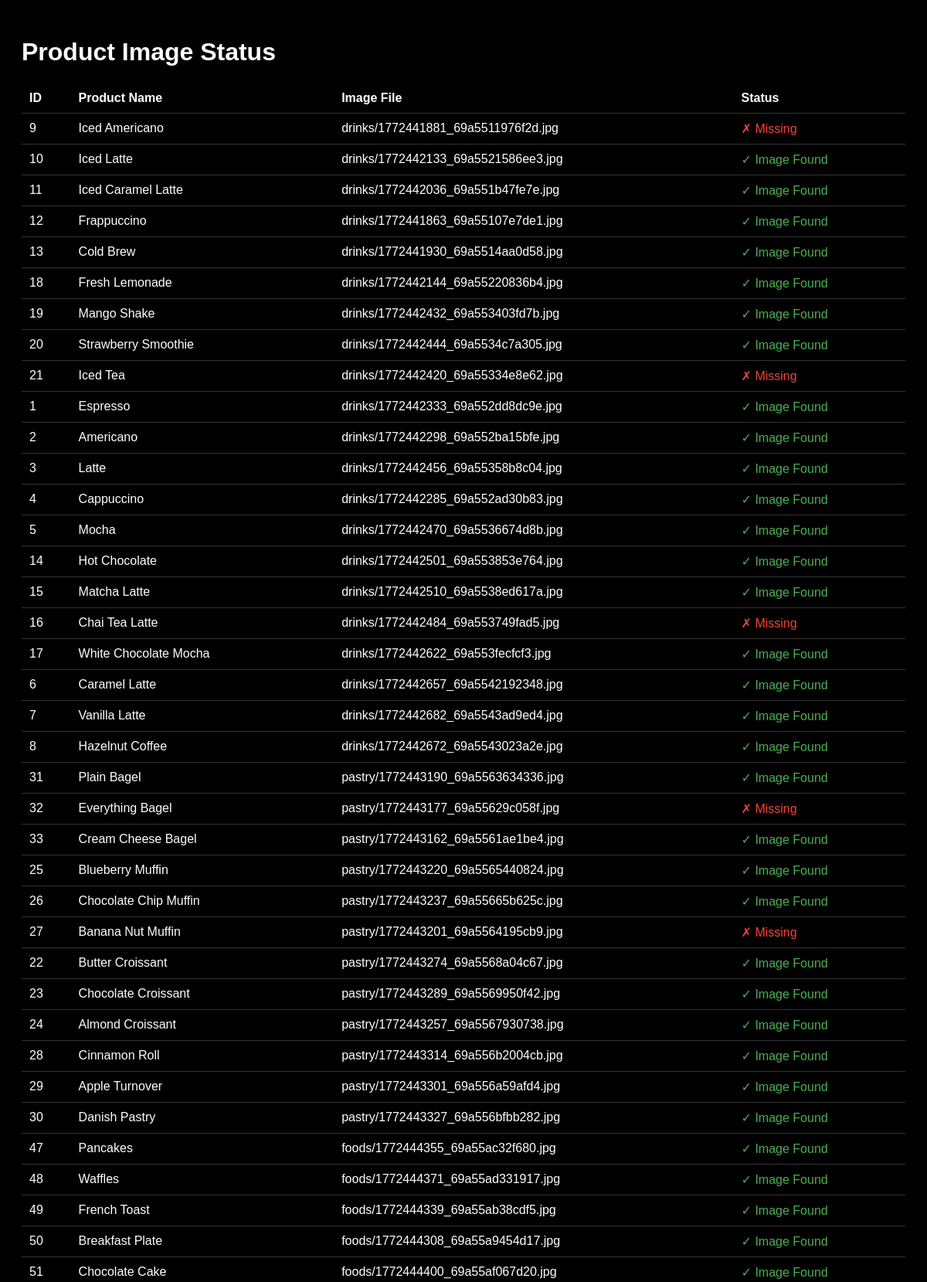
/check-images.php (upper part), run on the app's committed database.
### tables this page shows
CREATE TABLE `products` (
  `id` int(11) NOT NULL,
  `name` varchar(100) NOT NULL,
  `description` text DEFAULT NULL,
  `price` decimal(10,2) NOT NULL,
  `main_category` enum('drinks','pastry','foods') NOT NULL,
  `sub_category` varchar(50) DEFAULT NULL,
  `image` varchar(255) DEFAULT 'default-product.jpg',
  `stock` int(11) DEFAULT 0,
  `is_available` tinyint(1) DEFAULT 1,
  `created_at` timestamp NOT NULL DEFAULT current_timestamp(),
  `updated_at` timestamp NULL DEFAULT NULL ON UPDATE current_timestamp()
);

### check-images.php (the view, shortened to what this page needs)
<?php
require_once 'config.php';
$products = $conn->query("SELECT id, name, image FROM products ORDER BY main_category, sub_category");
?>
<!DOCTYPE html>
<html>
<head>
</head>
<body>
    <h1>Product Image Status</h1>
    <table>
        <tr>
            <th>ID</th>
            <th>Product Name</th>
            <th>Image File</th>
            <th>Status</th>
        </tr>
        <?php while($product = $products->fetch_assoc()):
            $image_path = "images/" . $product['image'];
            $exists = file_exists($image_path);
        ?>
        <tr>
            <td><?php echo $product['id']; ?></td>
            <td><?php echo $product['name']; ?></td>
            <td><?php echo $product['image']; ?></td>
            <td class="<?php echo $exists ? 'exists' : 'missing'; ?>">
                <?php echo $exists ? '✓ Image Found' : '✗ Missing'; ?>
            </td>
        </tr>
        <?php endwhile; ?>
    </table>
</body>
</html>

### check-images.php (style rules this page uses)
body { background: #000; color: white; font-family: Arial; padding: 20px; }
table { width: 100%; border-collapse: collapse; }
th, td { padding: 10px; text-align: left; border-bottom: 1px solid #333; }
.exists { color: #4CAF50; }
.missing { color: #f44336; }

### data on the page
products: id "9", name "Iced Americano", image "drinks/1772441881_69a5511976f2d.jpg", shows "✗ Missing"
products: id "10", name "Iced Latte", image "drinks/1772442133_69a5521586ee3.jpg", shows "✓ Image Found"
products: id "11", name "Iced Caramel Latte", image "drinks/1772442036_69a551b47fe7e.jpg", shows "✓ Image Found"
products: id "12", name "Frappuccino", image "drinks/1772441863_69a55107e7de1.jpg", shows "✓ Image Found"
products: id "13", name "Cold Brew", image "drinks/1772441930_69a5514aa0d58.jpg", shows "✓ Image Found"
products: id "18", name "Fresh Lemonade", image "drinks/1772442144_69a55220836b4.jpg", shows "✓ Image Found"
products: id "19", name "Mango Shake", image "drinks/1772442432_69a553403fd7b.jpg", shows "✓ Image Found"
products: id "20", name "Strawberry Smoothie", image "drinks/1772442444_69a5534c7a305.jpg", shows "✓ Image Found"
products: id "21", name "Iced Tea", image "drinks/1772442420_69a55334e8e62.jpg", shows "✗ Missing"
products: id "1", name "Espresso", image "drinks/1772442333_69a552dd8dc9e.jpg", shows "✓ Image Found"
products: id "2", name "Americano", image "drinks/1772442298_69a552ba15bfe.jpg", shows "✓ Image Found"
products: id "3", name "Latte", image "drinks/1772442456_69a55358b8c04.jpg", shows "✓ Image Found"
products: id "4", name "Cappuccino", image "drinks/1772442285_69a552ad30b83.jpg", shows "✓ Image Found"
products: id "5", name "Mocha", image "drinks/1772442470_69a5536674d8b.jpg", shows "✓ Image Found"
products: id "14", name "Hot Chocolate", image "drinks/1772442501_69a553853e764.jpg", shows "✓ Image Found"
products: id "15", name "Matcha Latte", image "drinks/1772442510_69a5538ed617a.jpg", shows "✓ Image Found"
products: id "16", name "Chai Tea Latte", image "drinks/1772442484_69a553749fad5.jpg", shows "✗ Missing"
products: id "17", name "White Chocolate Mocha", image "drinks/1772442622_69a553fecfcf3.jpg", shows "✓ Image Found"
products: id "6", name "Caramel Latte", image "drinks/1772442657_69a5542192348.jpg", shows "✓ Image Found"
products: id "7", name "Vanilla Latte", image "drinks/1772442682_69a5543ad9ed4.jpg", shows "✓ Image Found"
products: id "8", name "Hazelnut Coffee", image "drinks/1772442672_69a5543023a2e.jpg", shows "✓ Image Found"
products: id "31", name "Plain Bagel", image "pastry/1772443190_69a5563634336.jpg", shows "✓ Image Found"
products: id "32", name "Everything Bagel", image "pastry/1772443177_69a55629c058f.jpg", shows "✗ Missing"
products: id "33", name "Cream Cheese Bagel", image "pastry/1772443162_69a5561ae1be4.jpg", shows "✓ Image Found"
products: id "25", name "Blueberry Muffin", image "pastry/1772443220_69a5565440824.jpg", shows "✓ Image Found"
products: id "26", name "Chocolate Chip Muffin", image "pastry/1772443237_69a55665b625c.jpg", shows "✓ Image Found"
products: id "27", name "Banana Nut Muffin", image "pastry/1772443201_69a5564195cb9.jpg", shows "✗ Missing"
products: id "22", name "Butter Croissant", image "pastry/1772443274_69a5568a04c67.jpg", shows "✓ Image Found"
products: id "23", name "Chocolate Croissant", image "pastry/1772443289_69a5569950f42.jpg", shows "✓ Image Found"
products: id "24", name "Almond Croissant", image "pastry/1772443257_69a5567930738.jpg", shows "✓ Image Found"
products: id "28", name "Cinnamon Roll", image "pastry/1772443314_69a556b2004cb.jpg", shows "✓ Image Found"
products: id "29", name "Apple Turnover", image "pastry/1772443301_69a556a59afd4.jpg", shows "✓ Image Found"
products: id "30", name "Danish Pastry", image "pastry/1772443327_69a556bfbb282.jpg", shows "✓ Image Found"
products: id "47", name "Pancakes", image "foods/1772444355_69a55ac32f680.jpg", shows "✓ Image Found"
products: id "48", name "Waffles", image "foods/1772444371_69a55ad331917.jpg", shows "✓ Image Found"
products: id "49", name "French Toast", image "foods/1772444339_69a55ab38cdf5.jpg", shows "✓ Image Found"
products: id "50", name "Breakfast Plate", image "foods/1772444308_69a55a9454d17.jpg", shows "✓ Image Found"
products: id "51", name "Chocolate Cake", image "foods/1772444400_69a55af067d20.jpg", shows "✓ Image Found"
